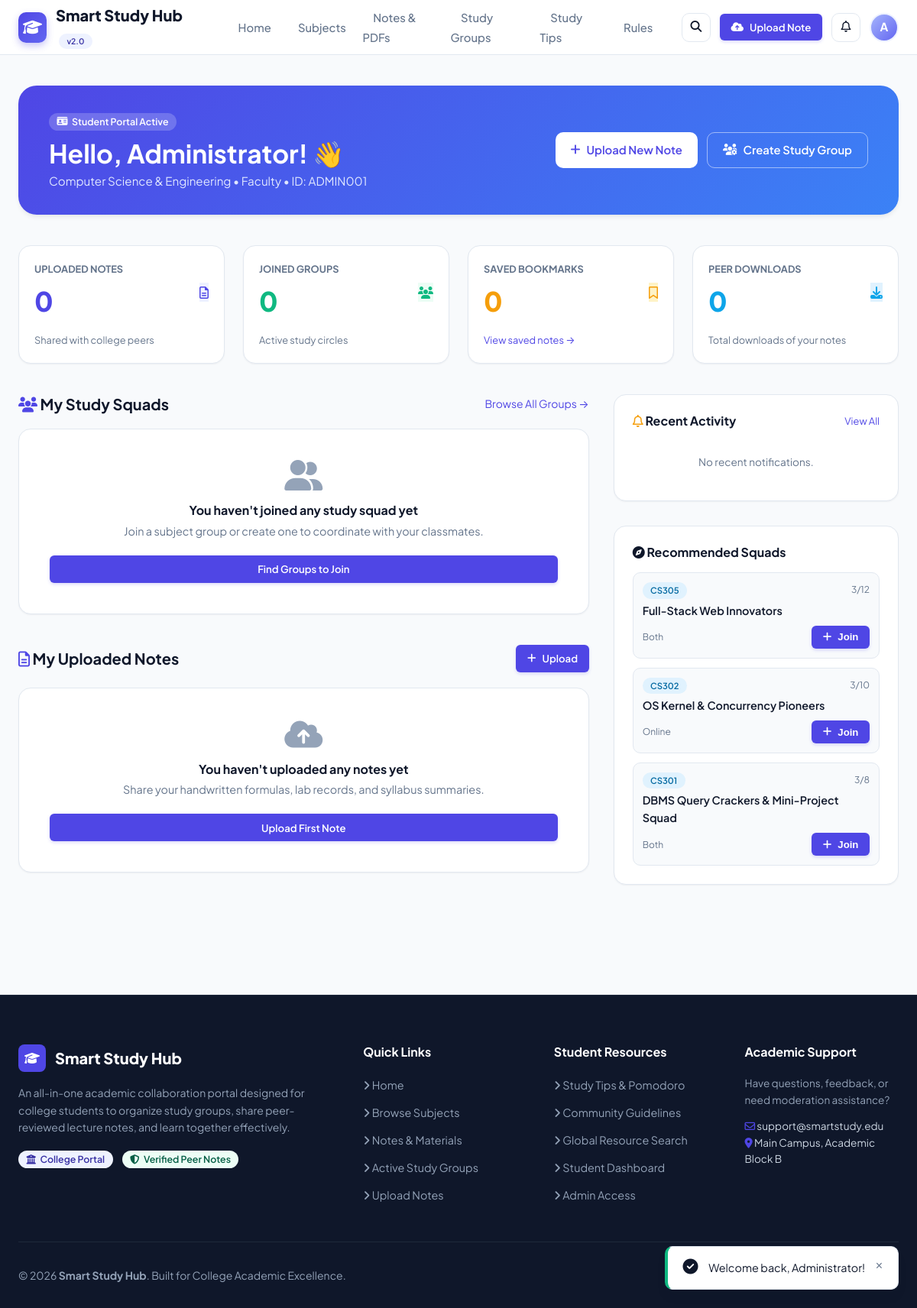
/dashboard.php (signed in), run on the app's committed database.
### tables this page shows
CREATE TABLE IF NOT EXISTS `users` (
  `id` INT AUTO_INCREMENT PRIMARY KEY,
  `name` VARCHAR(100) NOT NULL,
  `email` VARCHAR(150) NOT NULL UNIQUE,
  `student_id` VARCHAR(50) NOT NULL,
  `department` VARCHAR(100) NOT NULL,
  `semester` VARCHAR(20) NOT NULL,
  `password` VARCHAR(255) NOT NULL,
  `role` ENUM('student', 'admin') DEFAULT 'student',
  `profile_image` VARCHAR(255) DEFAULT 'default_avatar.png',
  `bio` TEXT DEFAULT NULL,
  `status` ENUM('active', 'suspended') DEFAULT 'active',
  `created_at` TIMESTAMP DEFAULT CURRENT_TIMESTAMP
);

CREATE TABLE IF NOT EXISTS `study_groups` (
  `id` INT AUTO_INCREMENT PRIMARY KEY,
  `creator_id` INT NOT NULL,
  `subject_id` INT NOT NULL,
  `group_name` VARCHAR(150) NOT NULL,
  `description` TEXT,
  `department` VARCHAR(100) NOT NULL,
  `semester` VARCHAR(20) NOT NULL,
  `max_members` INT DEFAULT 10,
  `meeting_preference` ENUM('Online', 'Offline', 'Both') DEFAULT 'Online',
  `status` ENUM('active', 'archived') DEFAULT 'active',
  `created_at` TIMESTAMP DEFAULT CURRENT_TIMESTAMP,
  INDEX (`creator_id`),
  INDEX (`subject_id`),
  CONSTRAINT `fk_groups_creator` FOREIGN KEY (`creator_id`) REFERENCES `users` (`id`) ON DELETE CASCADE,
  CONSTRAINT `fk_groups_subject` FOREIGN KEY (`subject_id`) REFERENCES `subjects` (`id`) ON DELETE CASCADE
);

CREATE TABLE IF NOT EXISTS `subjects` (
  `id` INT AUTO_INCREMENT PRIMARY KEY,
  `subject_code` VARCHAR(20) NOT NULL UNIQUE,
  `subject_name` VARCHAR(150) NOT NULL,
  `department` VARCHAR(100) NOT NULL,
  `semester` VARCHAR(20) NOT NULL,
  `description` TEXT,
  `created_at` TIMESTAMP DEFAULT CURRENT_TIMESTAMP
);

### dashboard.php (the view, shortened to what the rows shown need)
<?php
require_once __DIR__ . '/includes/functions.php';
require_once __DIR__ . '/includes/auth.php';
$currentUser = getCurrentUser();
$userId = (int)$currentUser['id'];
$pdo = getDBConnection();
$userStmt = $pdo->prepare("SELECT * FROM users WHERE id = ?");
$userStmt->execute([$userId]);
$profile = $userStmt->fetch();
$recGroupsStmt = $pdo->prepare("
    SELECT g.*, s.subject_code, s.subject_name, u.name as creator_name,
           (SELECT COUNT(*) FROM group_members WHERE group_id = g.id) as member_count
    FROM study_groups g
    JOIN subjects s ON g.subject_id = s.id
    JOIN users u ON g.creator_id = u.id
    WHERE g.id NOT IN (SELECT group_id FROM group_members WHERE user_id = ?)
      AND g.status = 'active'
    ORDER BY member_count DESC, g.created_at DESC
    LIMIT 3
");
$recGroupsStmt->execute([$userId]);
$recommendedGroups = $recGroupsStmt->fetchAll();
require_once __DIR__ . '/includes/header.php';
?>
<div class="container" style="padding-top: 2.5rem; padding-bottom: 4rem;">
    <div style="background: linear-gradient(135deg, var(--primary), #3b82f6); border-radius: var(--radius-xl); padding: 2rem 2.5rem; color: white; margin-bottom: 2.5rem; box-shadow: var(--shadow-md); display: flex; align-items: center; justify-content: space-between; flex-wrap: wrap; gap: 1.5rem;">
        <div>
            <span class="badge" style="background: rgba(255, 255, 255, 0.2); color: white; margin-bottom: 0.5rem;">
                <i class="fas fa-id-card"></i> Student Portal Active
            </span>
            <h1 style="color: white; font-size: 2.1rem; margin-bottom: 0.25rem;">
                Hello, <?= e($profile['name']) ?>! 👋
            </h1>
            <p style="color: #e0e7ff; font-size: 0.95rem;">
                <?= e($profile['department']) ?> &bull; <?= e($profile['semester']) ?> &bull; ID: <?= e($profile['student_id']) ?>
            </p>
        </div>
    </div>
    <div style="display: grid; grid-template-columns: 2fr 1fr; gap: 2rem;">
        <div>
            <div class="card">
                <?php if (empty($recommendedGroups)): ?>
                    <p class="text-muted" style="font-size: 0.85rem;">You have explored all available study groups.</p>
                <?php else: ?>
                    <div style="display: flex; flex-direction: column; gap: 0.75rem;">
                        <?php foreach ($recommendedGroups as $rg): ?>
                            <div style="padding: 0.75rem; border: 1px solid var(--border); border-radius: var(--radius-md); background: var(--bg-main);">
                                <div style="display: flex; justify-content: space-between; align-items: flex-start; margin-bottom: 0.25rem;">
                                    <span class="badge badge-secondary" style="font-size: 0.7rem;"><?= e($rg['subject_code']) ?></span>
                                    <span class="text-muted" style="font-size: 0.75rem;"><?= $rg['member_count'] ?>/<?= $rg['max_members'] ?></span>
                                </div>
                                <div class="font-semibold" style="font-size: 0.9rem; margin-bottom: 0.25rem;">
                                    <?= e($rg['group_name']) ?>
                                </div>
                                <div style="display: flex; justify-content: space-between; align-items: center; margin-top: 0.5rem;">
                                    <span class="text-muted" style="font-size: 0.75rem;"><?= e($rg['meeting_preference']) ?></span>
                                    <button type="button" class="btn btn-sm btn-primary" onclick="joinGroupAjax(<?= $rg['id'] ?>, this)">
                                        <i class="fas fa-plus"></i> Join
                                    </button>
                                </div>
                            </div>
                        <?php endforeach; ?>
                    </div>
                <?php endif; ?>
            </div>
        </div>
    </div>
</div>
<?php require_once __DIR__ . '/includes/footer.php'; ?>

### includes/header.php (shortened to what the rows shown need)
<?php
require_once __DIR__ . '/functions.php';
require_once __DIR__ . '/auth.php';
$currentUser = getCurrentUser();
?>
<!DOCTYPE html>
<html lang="en">
<head>
    <link rel="stylesheet" href="https://cdnjs.cloudflare.com/ajax/libs/font-awesome/6.4.0/css/all.min.css">
    <link rel="stylesheet" href="<?= BASE_URL ?>/assets/css/style.css">
</head>
<body>
<header class="navbar">
    <div class="container">
        <div class="navbar-actions">
            <?php if ($currentUser): ?>
                <a href="<?= BASE_URL ?>/upload_note.php" class="btn btn-sm btn-primary">
                    <i class="fas fa-cloud-upload-alt"></i> Upload Note
                </a>
                <div class="dropdown">
                    <button type="button" class="btn btn-icon btn-secondary" data-toggle="dropdown" title="Notifications">
                        <i class="far fa-bell"></i>
                    </button>
                </div>
                <div class="dropdown">
                    <div class="avatar" data-toggle="dropdown" title="<?= e($currentUser['name']) ?>">
                        <?= strtoupper(substr($currentUser['name'], 0, 1)) ?>
                    </div>
                </div>
            <?php endif; ?>
        </div>
    </div>
</header>
<main>

### data on the page
users: name "A", name "Administrator", department "Computer Science & Engineering", semester "Faculty", student "ADMIN001"
study_groups: subject.subject_code "CS305", member_count "3", max_members "12", group_name "Full-Stack Web Innovators", meeting_preference "Both"
study_groups: subject.subject_code "CS302", member_count "3", max_members "10", group_name "OS Kernel & Concurrency Pioneers", meeting_preference "Online"
study_groups: subject.subject_code "CS301", member_count "3", max_members "8", group_name "DBMS Query Crackers & Mini-Project Squad", meeting_preference "Both"

### other printed values
$uploadedNotesCount "0"
$joinedGroupsCount "0"
$bookmarksCount "0"
$totalDownloads "0"
